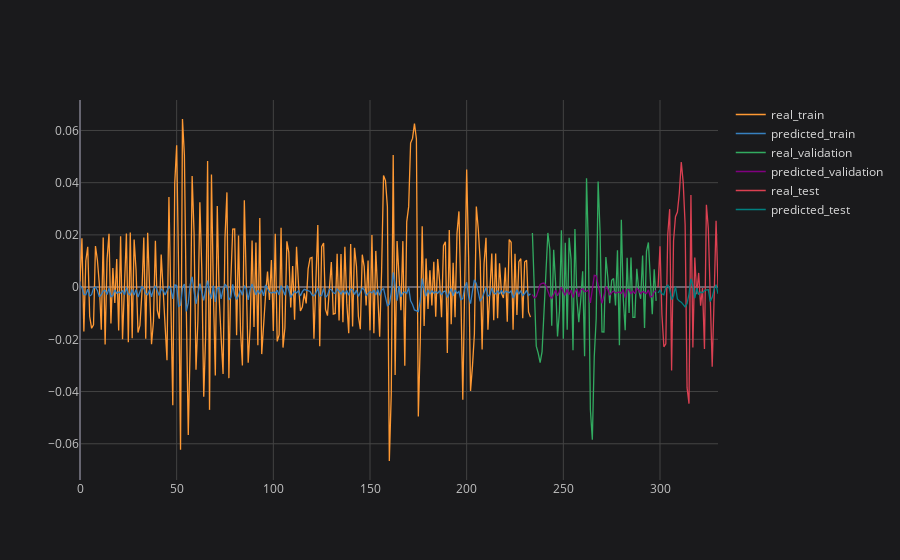

Notebook source saved alongside this figure:
### Code cell
# plotting partial result
plot_ticker = 'PETR4'
plot_feature = 'Adj Close'
plot_imf = 'IMF1'

concatenated_results[plot_ticker][plot_feature][plot_imf].iplot(title=f'{plot_ticker} {plot_feature} {plot_imf}', asFigure=True, layout=space)

### Figure 1 — Plotly figure (JSON) as saved in the notebook; plotly's stock layout.template omitted (floating-point values rounded to 4 significant figures; data arrays with more than 128 entries replaced by an {"elided": "..."} marker saying what was removed)
{"data": [{"line": {"color": "rgba(255, 153, 51, 1.0)", "dash": "solid", "shape": "linear", "width": 1.3}, "mode": "lines", "name": "real_train", "text": "", "type": "scatter", "x": {"elided": "331 int values"}, "y": {"elided": "331 mixed values"}}, {"line": {"color": "rgba(55, 128, 191, 1.0)", "dash": "solid", "shape": "linear", "width": 1.3}, "mode": "lines", "name": "predicted_train", "text": "", "type": "scatter", "x": {"elided": "331 int values"}, "y": {"elided": "331 mixed values"}}, {"line": {"color": "rgba(50, 171, 96, 1.0)", "dash": "solid", "shape": "linear", "width": 1.3}, "mode": "lines", "name": "real_validation", "text": "", "type": "scatter", "x": {"elided": "331 int values"}, "y": {"elided": "331 mixed values"}}, {"line": {"color": "rgba(128, 0, 128, 1.0)", "dash": "solid", "shape": "linear", "width": 1.3}, "mode": "lines", "name": "predicted_validation", "text": "", "type": "scatter", "x": {"elided": "331 int values"}, "y": {"elided": "331 mixed values"}}, {"line": {"color": "rgba(219, 64, 82, 1.0)", "dash": "solid", "shape": "linear", "width": 1.3}, "mode": "lines", "name": "real_test", "text": "", "type": "scatter", "x": {"elided": "331 int values"}, "y": {"elided": "331 mixed values"}}, {"line": {"color": "rgba(0, 128, 128, 1.0)", "dash": "solid", "shape": "linear", "width": 1.3}, "mode": "lines", "name": "predicted_test", "text": "", "type": "scatter", "x": {"elided": "331 int values"}, "y": {"elided": "331 mixed values"}}], "layout": {"legend": {"bgcolor": "#1A1A1C", "font": {"color": "#D9D9D9", "size": 12}}, "paper_bgcolor": "#1A1A1C", "plot_bgcolor": "#1A1A1C", "title": {"font": {"color": "#D9D9D9"}, "x": 0.5}, "xaxis": {"gridcolor": "#434343", "showgrid": true, "tickfont": {"color": "#C2C2C2", "size": 12}, "title": {"font": {"color": "#D9D9D9"}}, "zerolinecolor": "#666570"}, "yaxis": {"gridcolor": "#434343", "showgrid": true, "tickfont": {"color": "#C2C2C2", "size": 12}, "title": {"font": {"color": "#D9D9D9"}}, "zerolinecolor": "#666570"}}}
